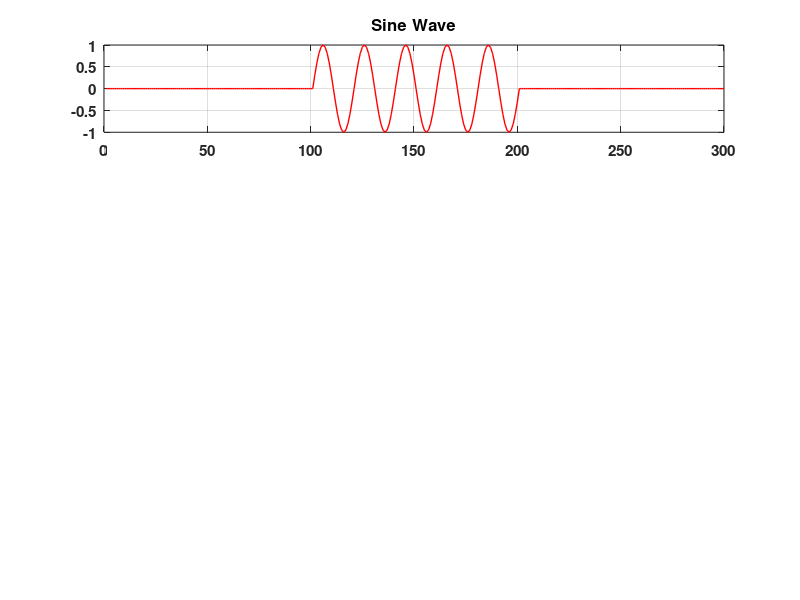

MATLAB code to generate this figure: (Note: this script raises an error after producing the figure.)
format long g
format compact
clc
close all
clearvars

% get the location of the script file to save figures
full_path = mfilename('fullpath');
[scriptpath,  filename, ext] = fileparts(full_path);

plot_num = 1;
line_width = 1.0;
cm = ['r', 'g', 'b', 'k'];
titles = {'Sine Wave', 'Square Wave', 'Ramp', 'Random Noise'};
y_offset = [0.02, 0.005, -0.02, -0.035];

commandwindow;

%% simple signals

s = [];
sc = [];

% sine wave
s(1, :) = cat(2, zeros(1,100), sin(2*pi*0.05*(0:100-1)), zeros(1,100));

% square wave
s(2, :) = cat(2, zeros(1,100), ones(1,100), zeros(1,100));

% triangle wave
s(3, :) = cat(2, zeros(1,100), (0:0.01:1-0.01), zeros(1,100));

% random noise
s(4, :) = cat(2, zeros(1,100), 2*rand(1,100)-1, zeros(1,100));

num_sig = size(s,1);

% calculate the auto correlations
for idx=1:num_sig
    sc(idx, :) = conv(s(idx, :), s(idx, end:-1:1), 'same');
end

% calculate the cross correlations
x_sc = cell(num_sig, num_sig);
for idx=1:num_sig
    for jdx=1:num_sig
        x_sc{idx, jdx} = conv(s(jdx, :), s(idx, end:-1:1), 'same');
    end
end

%% plot the base signal 
figure(plot_num)
set(gcf,'position',([50,50,1400,600]),'color','w')

for idx=1:num_sig
    subplot(num_sig,1,idx);
    hold on
    grid on
    box on
    plot(s(idx, :), cm(idx), 'LineWidth', line_width)
    set(gca,'fontweight','bold','FontSize',11);
    title(titles{idx}, 'fontweight','bold','FontSize',12);
    ax = gca;
    ax.Position = [0.06 ax.Position(2)+y_offset(idx) 0.92 ax.Position(4)];
    ylabel(strcat('S',32, num2str(idx)), 'fontweight','bold','FontSize',12);

end

plot_num  = plot_num + 1;

%% plot the auto correlation of the signals 
figure(plot_num)
set(gcf,'position',([50,50,1400,600]),'color','w')

for idx=1:num_sig
    subplot(num_sig,1,idx);hold on
    grid on
    box on
    plot(sc(idx, :), cm(idx), 'LineWidth', line_width)
    set(gca,'fontweight','bold','FontSize',11);
    title(strcat(titles{idx}, 32, 'Auto Correlation'), 'fontweight','bold','FontSize',12);
    ax = gca;
    ax.Position = [0.06 ax.Position(2)+y_offset(idx) 0.92 ax.Position(4)];
    ylabel(strcat('S',32, num2str(idx)), 'fontweight','bold','FontSize',12);

end

plot_num  = plot_num + 1;

%% plot the cross correlation of the signals
figure(plot_num)
set(gcf,'position',([350,50,1400,600]),'color','w')

for idx=1:num_sig
    subplot(num_sig,1,idx);
    grid on
    box on
    hold on
    
    for jdx=1:num_sig
        if(idx ~= jdx)
            plot(x_sc{idx,jdx}, cm(jdx), 'LineWidth', line_width);
        end
    end
    
    title(strcat(titles{idx}, 32, 'Cross Correlation'), 'fontweight','bold','FontSize',12);
    set(gca,'fontweight','bold','FontSize',12);
    ax = gca;
    ax.Position = [0.06 ax.Position(2)+y_offset(idx) 0.92 ax.Position(4)];
    ylabel(strcat('S',32, num2str(idx)), 'fontweight','bold','FontSize',12);

end

plot_num  = plot_num + 1;

%% generate the barker code
x = [];
xc =[];

% barker codes
b5 = [1, 1, 1, -1, 1];
b7 = [1, 1, 1, -1, -1, 1, 1];
b11 = [1, 1, 1, -1, -1, -1, 1, -1, -1, 1, -1];
b13 = [1, 1, 1, 1, 1, -1, -1, 1, 1, -1, 1, -1, 1];

b_titles = {'Barker Code (13)', 'MLS (n=4)'};

% standard barker codes
x(1,:) = cat(2, zeros(1,101), b13, zeros(1,101));

% maximal length sequence
x(2,:) = cat(2, zeros(1,100), maxmimal_length_seq(4, [1,4]), zeros(1,100));

num_sig = size(x,1);

% calculate the auto correlations
for idx=1:num_sig
    xc(idx, :) = conv(x(idx, :), x(idx, end:-1:1), 'same');
end

% calculate the cross correlations
x_xc = cell(num_sig, num_sig);
for idx=1:num_sig
    for jdx=1:num_sig
        x_xc{idx, jdx} = conv(x(jdx, :), x(idx, end:-1:1), 'same');
    end
end

%% plot the base signal 
figure(plot_num)
set(gcf,'position',([50,50,1400,600]),'color','w')

for idx=1:num_sig
    subplot(num_sig,1,idx);
    hold on
    grid on
    box on
    stairs(x(idx, :), cm(idx), 'LineWidth', line_width)
    xlim([0, length(x(idx,:))]);
    set(gca,'fontweight','bold','FontSize',11);
    title(b_titles{idx}, 'fontweight','bold','FontSize',12);
    ax = gca;
    ax.Position = [0.06 ax.Position(2) 0.92 ax.Position(4)];
    ylabel(strcat('S',32, num2str(idx)), 'fontweight','bold','FontSize',12);

end

plot_num  = plot_num + 1; 

%% plot the auto correlation of the signals 
figure(plot_num)
set(gcf,'position',([50,50,1400,600]),'color','w')

for idx=1:num_sig
    subplot(num_sig,1,idx);hold on
    grid on
    box on
    hold on
    plot(xc(idx, :), cm(idx+1), 'LineWidth', line_width)
    for jdx=1:num_sig
        if(idx ~= jdx)
            plot(x_xc{idx,jdx}, cm(jdx+1), 'LineWidth', line_width);
        end
    end
    xlim([0, length(x(idx,:))]);
    set(gca,'fontweight','bold','FontSize',11);
    title(b_titles{idx}, 'fontweight','bold','FontSize',12);
    ax = gca;
    ax.Position = [0.06 ax.Position(2) 0.92 ax.Position(4)];
    ylabel(strcat('S',32, num2str(idx)), 'fontweight','bold','FontSize',12);
    legend('auto correlation','cross correlation')

end

plot_num  = plot_num + 1;

%% plot the cross correlation of the signals
% figure(plot_num)
% set(gcf,'position',([350,50,1400,600]),'color','w')
% 
% for idx=1:num_sig
%     subplot(num_sig,1,idx);
%     grid on
%     box on
%     hold on
%     
%     for jdx=1:num_sig
%         if(idx ~= jdx)
%             plot(x_xc{idx,jdx}, cm(jdx), 'LineWidth', line_width);
%         end
%     end
%     
%     title(b_titles{idx}, 'fontweight','bold','FontSize',12);
%     set(gca,'fontweight','bold','FontSize',12);
%     ax = gca;
%     ax.Position = [0.06 ax.Position(2)+y_offset(idx) 0.92 ax.Position(4)];
%     ylabel(strcat('S',32, num2str(idx)), 'fontweight','bold','FontSize',12);
% 
% end
% 
% plot_num  = plot_num + 1;

